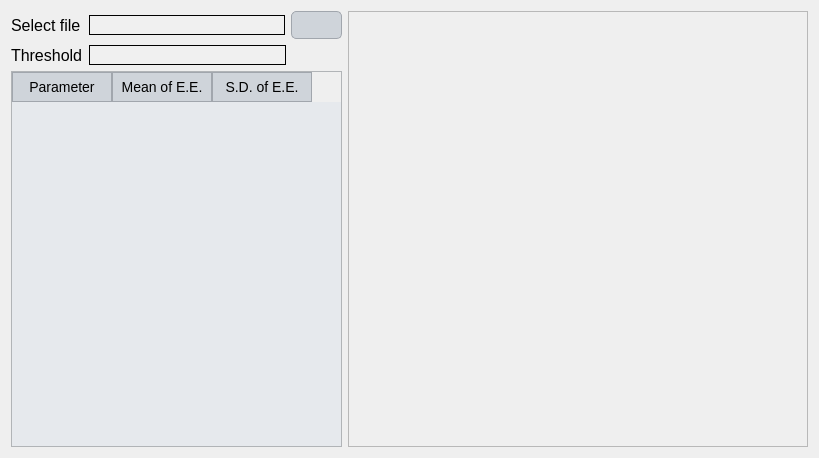
<?xml version="1.0" encoding="UTF-8"?>
<ui version="4.0">
 <class>Dialog</class>
 <widget class="QDialog" name="Dialog">
  <property name="geometry">
   <rect>
    <x>0</x>
    <y>0</y>
    <width>819</width>
    <height>458</height>
   </rect>
  </property>
  <property name="windowTitle">
   <string>Dialog</string>
  </property>
  <property name="styleSheet">
   <string notr="true">QLabel {
    font-family: 'Georgia'; /* Cambiar la fuente a Georgia */
    font-size: 16px; /* Cambiar el tamaño de la fuente */
    color: #000000; /* Color del texto (blanco) */
}

QLineEdit {
    font-family: 'Georgia'; /* Cambiar la fuente a Georgia */
    font-size: 14px; /* Cambiar el tamaño de la fuente */
    color: #000000; /* Color del texto (blanco) */
    background-color: #f0f0f0; /* Color de fondo del QLineEdit */
    border: 1px solid #000000; /* Borde blanco */
}

QComboBox {
    font-family: 'Georgia'; /* Cambiar la fuente a Georgia */
    font-size: 14px; /* Cambiar el tamaño de la fuente */
    color: #000000; /* Color del texto (blanco) */
    background-color: #cfd4da; /* Fondo oscuro del ComboBox */
}

QRadioButton {
    font-family: 'Georgia'; /* Cambiar la fuente a Georgia */
    font-size: 14px; /* Cambiar el tamaño de la fuente */
    color: #000000; /* Color del texto (blanco) */
}

QCheckBox {
    font-family: 'Georgia'; /* Cambiar la fuente a Georgia */
    font-size: 14px; /* Cambiar el tamaño de la fuente */
    color: #000000; /* Color del texto (blanco) */
}

/* Cambiar la fuente y estilo de los QPushButton */
QPushButton {
    font-family: 'Georgia'; /* Cambiar la fuente */
    font-size: 14px; /* Cambiar el tamaño de la fuente */
    color: #000000; /* Color del texto negro */
    background-color: #cfd4da; /* Fondo gris claro */
    border: 1px solid #a1a6ad; /* Borde gris medio */
    border-radius: 5px; /* Bordes redondeados */
    padding: 5px; /* Espaciado interno */
}

/* Estilo cuando el ratón pasa sobre el botón */
QPushButton:hover {
    color: #000000; /* Mantener el texto negro */
    background-color: #b7bcc3; /* Fondo gris un poco más oscuro al pasar el mouse */
}

/* Estilo cuando el botón está presionado */
QPushButton:pressed {
    background-color: #a6acb3; /* Fondo ligeramente más oscuro al presionar */
    color: #000000; /* Mantener el texto negro cuando se presiona */
}



/* Estilo general para QTableWidget y QTableView */
QTableWidget, QTableView {
    font-family: 'Georgia'; /* Cambiar la fuente a Georgia */
    font-size: 14px; /* Tamaño de la fuente */
    color: #000000; /* Color del texto negro */
    background-color: #e6e9ed; /* Fondo gris claro para la tabla */
    gridline-color: #a1a6ad; /* Color de las líneas de la tabla (gris medio) */
    selection-background-color: #b7bcc3; /* Color de fondo cuando se selecciona una celda (gris suave) */
    selection-color: #000000; /* Color del texto cuando la celda está seleccionada (negro) */
}

/* Estilo para el encabezado horizontal de la tabla */
QHeaderView::section {
    font-family: 'Georgia'; /* Cambiar la fuente a Georgia */
    font-size: 14px; /* Tamaño de la fuente */
    color: #000000; /* Color del texto negro */
    background-color: #cfd4da; /* Fondo gris claro del encabezado */
    border: 1px solid #a1a6ad; /* Borde gris medio entre las secciones */
    padding: 4px; /* Espaciado interno en el encabezado */
}

/* Estilo para las celdas de la tabla al pasar el mouse */
QTableWidget::item:hover, QTableView::item:hover {
    background-color: #b7bcc3; /* Fondo gris suave al pasar el mouse */
    color: #000000; /* Mantener el texto negro */
}

/* Estilo para las celdas cuando están seleccionadas */
QTableWidget::item:selected, QTableView::item:selected {
    background-color: #a6acb3; /* Fondo gris intermedio cuando está seleccionado */
    color: #000000; /* Texto negro cuando está seleccionado */
}

/* Ajustar el tamaño de las celdas */
QTableWidget::item, QTableView::item {
    padding: 4px; /* Espaciado interno de las celdas */
}

/* Estilo para el borde inferior de la tabla */
QTableCornerButton::section {
    background-color: #cfd4da; /* Fondo del botón de esquina */
    border: 1px solid #a1a6ad; /* Borde gris medio del botón de esquina */
}</string>
  </property>
  <layout class="QGridLayout" name="gridLayout">
   <item row="0" column="0">
    <layout class="QHBoxLayout" name="horizontalLayout">
     <item>
      <widget class="QLabel" name="label">
       <property name="minimumSize">
        <size>
         <width>72</width>
         <height>0</height>
        </size>
       </property>
       <property name="text">
        <string>Select file</string>
       </property>
      </widget>
     </item>
     <item>
      <widget class="QLineEdit" name="line_file"/>
     </item>
     <item>
      <widget class="QPushButton" name="browse_file">
       <property name="text">
        <string/>
       </property>
      </widget>
     </item>
    </layout>
   </item>
   <item row="0" column="1" rowspan="3">
    <widget class="QFrame" name="frame">
     <property name="minimumSize">
      <size>
       <width>460</width>
       <height>0</height>
      </size>
     </property>
     <property name="maximumSize">
      <size>
       <width>460</width>
       <height>16777215</height>
      </size>
     </property>
     <property name="frameShape">
      <enum>QFrame::StyledPanel</enum>
     </property>
     <property name="frameShadow">
      <enum>QFrame::Raised</enum>
     </property>
    </widget>
   </item>
   <item row="1" column="0">
    <layout class="QHBoxLayout" name="horizontalLayout_2">
     <item>
      <widget class="QLabel" name="label_2">
       <property name="text">
        <string>Threshold</string>
       </property>
      </widget>
     </item>
     <item>
      <widget class="QLineEdit" name="threshold">
       <property name="minimumSize">
        <size>
         <width>197</width>
         <height>0</height>
        </size>
       </property>
       <property name="maximumSize">
        <size>
         <width>16777215</width>
         <height>16777215</height>
        </size>
       </property>
      </widget>
     </item>
     <item>
      <spacer name="horizontalSpacer">
       <property name="orientation">
        <enum>Qt::Horizontal</enum>
       </property>
       <property name="sizeHint" stdset="0">
        <size>
         <width>40</width>
         <height>20</height>
        </size>
       </property>
      </spacer>
     </item>
    </layout>
   </item>
   <item row="2" column="0">
    <widget class="QTableWidget" name="tableWidget">
     <column>
      <property name="text">
       <string>Parameter</string>
      </property>
     </column>
     <column>
      <property name="text">
       <string>Mean of E.E.</string>
      </property>
     </column>
     <column>
      <property name="text">
       <string>S.D. of E.E.</string>
      </property>
     </column>
    </widget>
   </item>
  </layout>
 </widget>
 <resources/>
 <connections/>
</ui>
